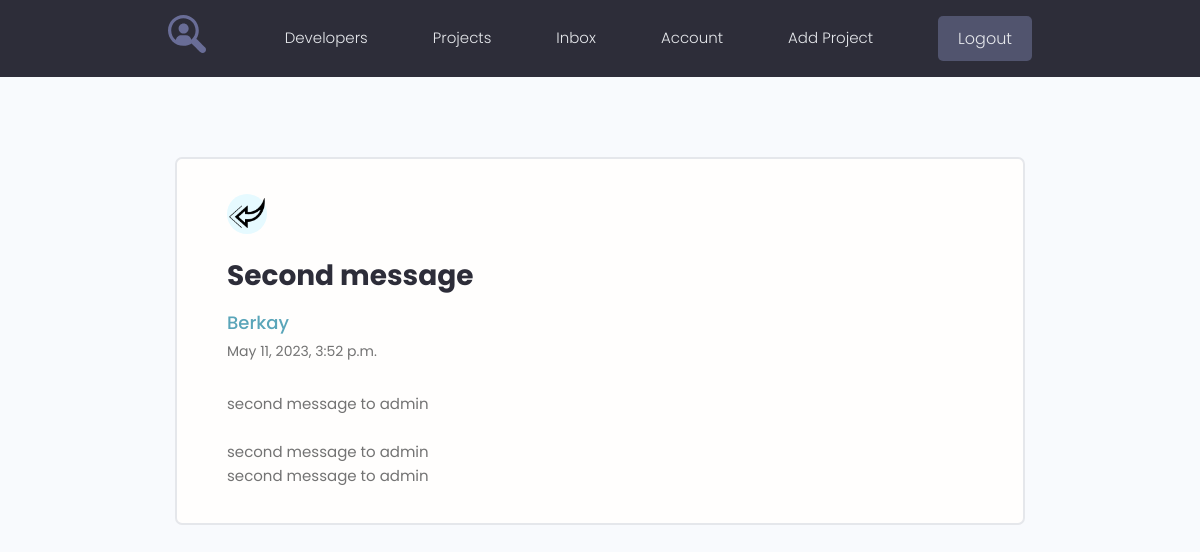
Page /message/2/ (signed in) on the committed database.
### users/models.py (models this page shows, shortened)
class Message(models.Model):
    sender = models.ForeignKey(Profile, on_delete=models.SET_NULL, null=True, blank=True)
    recipient = models.ForeignKey(Profile, on_delete=models.SET_NULL, null=True, blank=True, related_name='messages')
    name = models.CharField(max_length=200, null=True, blank=True)
    email = models.EmailField(max_length=200, null=True, blank=True)
    subject = models.CharField(max_length=200, null=True, blank=True)
    body = models.TextField()
    is_read = models.BooleanField(default=False)
    created = models.DateTimeField(auto_now_add=True)
    class Meta:
        ordering = ['is_read', '-created']

### users/views.py (the view)
# urls.py: path('message/<str:pk>/', views.view_message, name='message'),
@login_required(login_url='login')
def view_message(request, pk):
    profile = request.user.profile
    message = profile.messages.get(id=pk)
    if message.is_read is False:
        message.is_read = True
        message.save()
    context = {'message': message}
    return render(request, 'users/message.html', context)

### users/templates/users/message.html
{% extends 'projects/base.html' %}
{% block content %}
{% load static %}
  <main class="messagePage my-xl">
    <div class="content-box">
      <div class="message">
        <a class="backButton" href="{% url 'inbox' %}"><img src="{% static 'images/left.png' %}" alt="left"></a>
        <h2 class="message__subject">{{ message.subject }}</h2>
          <a href="profile.html" class="message__author">{{ message.name }}</a>
          <p class="message__date">{{ message.created }}</p>
          <div class="message__body">
            {{ message.body|linebreaksbr }}
          </div>
      </div>
    </div>
  </main>
{% endblock %}

### projects/static/styles/app.css (style rules this page uses)
:root { --color-sub: #2d2d39; }
img { width: 100%; }
.content-box { width: 95%; max-width: 85rem; margin: 0 auto; }
.message { padding: 2.5rem 0; }
.message > a { display: flex; gap: 1rem; }
.message__author, .message__date { flex-basis: 25%; }
.message__subject { flex-basis: 50%; }
.message__date { text-align: right; }
.messagePage .message { list-style: none; background: var(--color-white); padding: 3.5rem 5rem; border: 2px solid var(--color-light); border-radius: 0.7rem; }
.messagePage .message__subject { font-size: 2.8rem; color: var(--color-sub); margin-bottom: 1rem; margin-top: 2rem; }
.messagePage .message__author { font-size: 1.8rem; font-weight: 500; }
.messagePage .message__date { font-size: 1.4rem; font-weight: 400; text-align: left; margin-bottom: 3rem; }
.backButton { background: var(--color-main-light); color: var(--color-main); width: 4rem; height: 4rem; display: flex; align-items: center; justify-content: center; border-radius: 50%; }

### projects/static/uikit/styles/modules/_variables.css (style rules this page uses)
:root { --color-main: #5aa5b9; --color-main-light: #e6faff; --color-sub: #3f4156; --color-sub-light: #51546e; --color-sub-lighter: #ededfd; --color-text: #737373; --color-gray: #8b8b8b; --color-light: #e5e7eb; --color-light-gray: #767676; --color-bg: #f8fafd; --color-white: #fffefd; --color-white-light: #f3f3f3; --color-success: #359e64; --color-success-bg: #def8e8; --color-error: #fc4b0b; --color-error-bg: #fff2ee; --font-base: 'Poppins', arial, helvetica, 'Segoe UI', roboto, ubuntu, sans-serif; --font-monospace: 'Fira Code', 'Courier New', courier, monospace; --font-regular: 300; --font-medium: 500; --font-bold: 700; --generic-shadow: 1px 1px 5px #00000010; --generic-transition: all 0.3s ease-in-out; }

### projects/static/uikit/styles/modules/_base.css (style rules this page uses)
* { margin: 0; padding: 0; box-sizing: border-box; text-rendering: optimizeLegibility; color: inherit; font-size: inherit; }
html { font-size: 50%; }
@media only screen and (min-width: 480px) { html { font-size: 56.25%; } }
@media only screen and (min-width: 1200px) { html { font-size: 62.5%; } }
body { line-height: 1.6; font-weight: 400; font-size: 1.5rem; color: var(--color-text); background-color: var(--color-bg); min-height: 100vh; }

### projects/static/uikit/styles/modules/_typography.css (style rules this page uses)
* { font-family: var(--font-base); }
h2 { font-size: 3.6rem; font-weight: var(--font-bold); }
p, span, strong { font-size: 1.6rem; color: var(--color-text); font-weight: var(--font-regular); }
a { padding-bottom: 2px; text-decoration: none; display: inline-block; color: var(--color-main); font-weight: var(--font-medium); }

### projects/static/uikit/styles/modules/_utilities.css (style rules this page uses)
.my-xl { margin: 8rem auto; }

### rows in the picture
Message: subject "Second message", name "Berkay", created "May 11, 2023, 3:52 p.m.", body "second message to admin second message to admin second message to admin"
